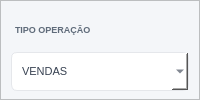
     <widget class="QFrame" name="frame_3">
      <property name="styleSheet">
       <string notr="true">background-color: #f4f6f9;</string>
      </property>
      <property name="frameShape">
       <enum>QFrame::StyledPanel</enum>
      </property>
      <property name="frameShadow">
       <enum>QFrame::Raised</enum>
      </property>
      <layout class="QHBoxLayout" name="horizontalLayout_22">
       <property name="leftMargin">
        <number>0</number>
       </property>
       <property name="topMargin">
        <number>2</number>
       </property>
       <property name="rightMargin">
        <number>0</number>
       </property>
       <property name="bottomMargin">
        <number>2</number>
       </property>
       <item>
        <widget class="QWidget" name="widget_4" native="true">
         <property name="styleSheet">
          <string notr="true"/>
         </property>
         <layout class="QVBoxLayout" name="verticalLayout_22">
          <property name="spacing">
           <number>3</number>
          </property>
          <property name="leftMargin">
           <number>10</number>
          </property>
          <property name="topMargin">
           <number>6</number>
          </property>
          <property name="rightMargin">
           <number>10</number>
          </property>
          <property name="bottomMargin">
           <number>6</number>
          </property>
          <item>
           <widget class="QLabel" name="label_64">
            <property name="minimumSize">
             <size>
              <width>100</width>
              <height>0</height>
             </size>
            </property>
            <property name="maximumSize">
             <size>
              <width>100</width>
              <height>16777215</height>
             </size>
            </property>
            <property name="font">
             <font>
              <pointsize>-1</pointsize>
              <weight>75</weight>
              <bold>true</bold>
             </font>
            </property>
            <property name="styleSheet">
             <string notr="true">border: none;
background: transparent;
color: #5f6b7a;
font-size: 9px;
font-weight: bold;
padding-left: 2px;</string>
            </property>
            <property name="text">
             <string>TIPO OPERAÇÃO</string>
            </property>
            <property name="alignment">
             <set>Qt::AlignLeading|Qt::AlignLeft|Qt::AlignVCenter</set>
            </property>
           </widget>
          </item>
          <item>
           <widget class="QComboBox" name="combo_Operacao">
            <property name="sizePolicy">
             <sizepolicy hsizetype="Preferred" vsizetype="Preferred">
              <horstretch>0</horstretch>
              <verstretch>0</verstretch>
             </sizepolicy>
            </property>
            <property name="minimumSize">
             <size>
              <width>0</width>
              <height>34</height>
             </size>
            </property>
            <property name="maximumSize">
             <size>
              <width>16777215</width>
              <height>16777215</height>
             </size>
            </property>
            <property name="font">
             <font>
              <pointsize>-1</pointsize>
             </font>
            </property>
            <property name="styleSheet">
             <string notr="true">#combo_Operacao {
    border: 1px solid #e5e7eb;
    border-radius: 6px;
    padding-left: 10px;
    background: white;
    min-height: 32px;
    font-size: 11px;
    color: #374151;
}</string>
            </property>
            <item>
             <property name="text">
              <string>VENDAS</string>
             </property>
            </item>
           </widget>
          </item>
         </layout>
        </widget>
       </item>
      </layout>
     </widget>
